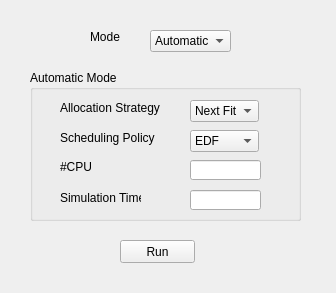
<?xml version="1.0" encoding="UTF-8"?>
<ui version="4.0">
 <class>taskAllocationModeWindow</class>
 <widget class="QWidget" name="taskAllocationModeWindow">
  <property name="geometry">
   <rect>
    <x>0</x>
    <y>0</y>
    <width>336</width>
    <height>293</height>
   </rect>
  </property>
  <property name="windowTitle">
   <string>Task Allocation Mode</string>
  </property>
  <widget class="QComboBox" name="modeCbox">
   <property name="geometry">
    <rect>
     <x>150</x>
     <y>30</y>
     <width>81</width>
     <height>22</height>
    </rect>
   </property>
   <item>
    <property name="text">
     <string>Automatic</string>
    </property>
   </item>
   <item>
    <property name="text">
     <string>Manual</string>
    </property>
   </item>
  </widget>
  <widget class="QLabel" name="label">
   <property name="geometry">
    <rect>
     <x>90</x>
     <y>30</y>
     <width>47</width>
     <height>13</height>
    </rect>
   </property>
   <property name="text">
    <string>Mode</string>
   </property>
  </widget>
  <widget class="QGroupBox" name="groupBox">
   <property name="geometry">
    <rect>
     <x>30</x>
     <y>70</y>
     <width>271</width>
     <height>151</height>
    </rect>
   </property>
   <property name="title">
    <string>Automatic Mode</string>
   </property>
   <widget class="QLabel" name="label_2">
    <property name="geometry">
     <rect>
      <x>30</x>
      <y>30</y>
      <width>101</width>
      <height>16</height>
     </rect>
    </property>
    <property name="text">
     <string>Allocation Strategy</string>
    </property>
   </widget>
   <widget class="QComboBox" name="allocationCBox">
    <property name="geometry">
     <rect>
      <x>160</x>
      <y>30</y>
      <width>69</width>
      <height>22</height>
     </rect>
    </property>
    <item>
     <property name="text">
      <string>Next Fit</string>
     </property>
    </item>
    <item>
     <property name="text">
      <string>Best Fit</string>
     </property>
    </item>
    <item>
     <property name="text">
      <string>Worst Fit</string>
     </property>
    </item>
    <item>
     <property name="text">
      <string>First Fit</string>
     </property>
    </item>
    <item>
     <property name="text">
      <string>First Fit Dec.</string>
     </property>
    </item>
   </widget>
   <widget class="QLabel" name="label_3">
    <property name="geometry">
     <rect>
      <x>30</x>
      <y>60</y>
      <width>121</width>
      <height>16</height>
     </rect>
    </property>
    <property name="text">
     <string>Scheduling Policy</string>
    </property>
   </widget>
   <widget class="QComboBox" name="schedulingCBox">
    <property name="geometry">
     <rect>
      <x>160</x>
      <y>60</y>
      <width>69</width>
      <height>22</height>
     </rect>
    </property>
    <item>
     <property name="text">
      <string>EDF</string>
     </property>
    </item>
    <item>
     <property name="text">
      <string>RM</string>
     </property>
    </item>
   </widget>
   <widget class="QLabel" name="label_4">
    <property name="geometry">
     <rect>
      <x>30</x>
      <y>90</y>
      <width>47</width>
      <height>13</height>
     </rect>
    </property>
    <property name="text">
     <string>#CPU</string>
    </property>
   </widget>
   <widget class="QLineEdit" name="nCPUEdit">
    <property name="enabled">
     <bool>true</bool>
    </property>
    <property name="geometry">
     <rect>
      <x>160</x>
      <y>90</y>
      <width>71</width>
      <height>20</height>
     </rect>
    </property>
   </widget>
   <widget class="QLabel" name="label_5">
    <property name="geometry">
     <rect>
      <x>30</x>
      <y>120</y>
      <width>81</width>
      <height>16</height>
     </rect>
    </property>
    <property name="text">
     <string>Simulation Time</string>
    </property>
   </widget>
   <widget class="QLineEdit" name="simulTimeEdit">
    <property name="enabled">
     <bool>true</bool>
    </property>
    <property name="geometry">
     <rect>
      <x>160</x>
      <y>120</y>
      <width>71</width>
      <height>20</height>
     </rect>
    </property>
   </widget>
  </widget>
  <widget class="QPushButton" name="next_run_Button">
   <property name="geometry">
    <rect>
     <x>120</x>
     <y>240</y>
     <width>75</width>
     <height>23</height>
    </rect>
   </property>
   <property name="text">
    <string>Run</string>
   </property>
  </widget>
  <widget class="QPushButton" name="next_run_Button_2">
   <property name="geometry">
    <rect>
     <x>160</x>
     <y>360</y>
     <width>75</width>
     <height>23</height>
    </rect>
   </property>
   <property name="text">
    <string>Run</string>
   </property>
  </widget>
 </widget>
 <resources/>
 <connections/>
</ui>
